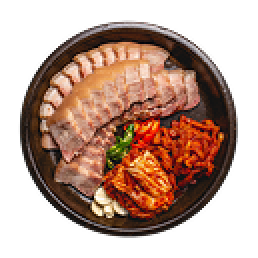
#> input picture assets/images/Jangchungdong.png, 129 x 129 px (shown 2 times larger)
$ python -i remove_category_bg.py   (imports and definitions only)
#> lines starting #> are read from the running program, lines starting #| are printed output that depends on the picture; after the words box and inside, x2 and y2 are one past the last pixel; in counts of white or black regions, pixels touching at a corner belong together
#> in process_file, img is the input picture: PIL image 129x129 RGBA; mean R, G, B, A 74.9, 46.3, 33.3, 140.6
"""
Category image background remover
Removes near-white backgrounds from cat_*.png files and saves transparent PNGs.

Tune these values if results look off:
  WHITE_THRESHOLD  – pixels with R,G,B all above this are treated as background (0–255)
  EDGE_FEATHER     – how many edge pixels to soften (0 = hard edge, 2–4 = slight blur)
"""

from pathlib import Path
from PIL import Image
import numpy as np

# ── CONFIG ────────────────────────────────────────────────────────────────────
WHITE_THRESHOLD = 230   # raise to keep more of image, lower to cut more aggressively
EDGE_FEATHER    = 2     # softens jagged borders (pixels)
PADDING         = 8     # transparent margin kept around cropped content (pixels)
# ─────────────────────────────────────────────────────────────────────────────

SRC_DIR  = Path(__file__).parent.parent / "assets" / "images"
DEST_DIR = Path(__file__).parent.parent / "assets" / "images" / "category_transparent"
# [1 line not run here, left out]

def remove_white_bg(img: Image.Image) -> Image.Image:
    rgba = img.convert("RGBA")
    data = np.array(rgba, dtype=np.float32)

    r, g, b, a = data[..., 0], data[..., 1], data[..., 2], data[..., 3]
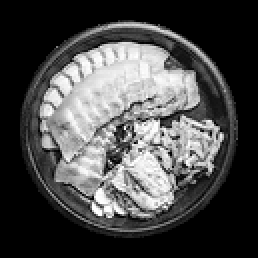
#> r: shape (129, 129) float32 (shown 2 times larger); min 0, max 255, mean 74.9
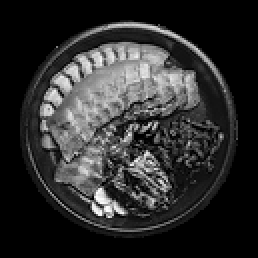
#> g: shape (129, 129) float32 (shown 2 times larger); min 0, max 255, mean 46.3
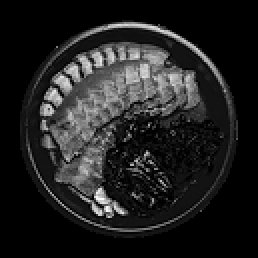
#> b: shape (129, 129) float32 (shown 2 times larger); min 0, max 255, mean 33.3
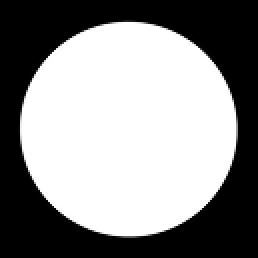
#> a: shape (129, 129) float32 (shown 2 times larger); min 0, max 255, mean 140.6

    # Pixels that look like white/near-white background
    is_bg = (r >= WHITE_THRESHOLD) & (g >= WHITE_THRESHOLD) & (b >= WHITE_THRESHOLD)
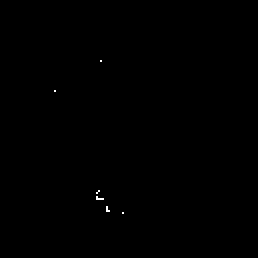
#> is_bg: shape (129, 129) bool (shown 2 times larger); 0.08% white in thin lines or dots, all inside (x1, y1, x2, y2) = (27, 30, 62, 107)

    # Build alpha: bg → 0, content → 255
    new_alpha = np.where(is_bg, 0.0, 255.0)

    if EDGE_FEATHER > 0:
        from PIL import ImageFilter
        alpha_img = Image.fromarray(new_alpha.astype(np.uint8))
        alpha_img = alpha_img.filter(ImageFilter.GaussianBlur(radius=EDGE_FEATHER))
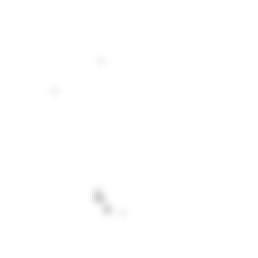
#> alpha_img: PIL image 129x129 L (shown 2 times larger); min 209, max 255, mean 254.8
        new_alpha = np.array(alpha_img, dtype=np.float32)

    data[..., 3] = new_alpha
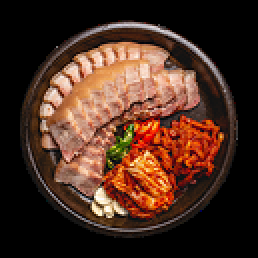
#> data: shape (129, 129, 4) float32 (shown 2 times larger); mean R, G, B, A 74.9, 46.3, 33.3, 254.8; transparent parts drawn white
    return Image.fromarray(data.astype(np.uint8))


def autocrop(img: Image.Image, padding: int = PADDING) -> Image.Image:
#> called with padding = 8
    bbox = img.getbbox()   # returns None if fully transparent
#> bbox = (0, 0, 129, 129)
    if bbox is None:
        return img
    l, t, r, b = bbox
#> l = 0; t = 0; r = 129; b = 129
    w, h = img.size
#> w = 129; h = 129
    l = max(0, l - padding)
    t = max(0, t - padding)
    r = min(w, r + padding)
    b = min(h, b + padding)
    return img.crop((l, t, r, b))


def process_file(src: Path) -> tuple[bool, str]:
    try:
        img = Image.open(src)
        result = remove_white_bg(img)
        result = autocrop(result)

        # Warn if the output is almost fully transparent (likely a bad input)
        arr = np.array(result)
        opaque_ratio = (arr[..., 3] > 128).sum() / max(arr[..., 3].size, 1)
#> opaque_ratio = 1
        warning = ""
        if opaque_ratio < 0.05:
            warning = f"  ⚠  only {opaque_ratio*100:.1f}% opaque — check WHITE_THRESHOLD"

        dest_name = src.stem + "_transparent.png"
        dest_path = DEST_DIR / dest_name
        result.save(dest_path, "PNG")
        return True, warning
    except Exception as e:
        return False, str(e)


def main():
    targets = sorted(SRC_DIR.glob("cat_*.png"))
    if not targets:
        print("No cat_*.png files found in", SRC_DIR)
        return

    ok, warn, fail = [], [], []
    for src in targets:
        success, msg = process_file(src)
        dest = DEST_DIR / (src.stem + "_transparent.png")
        if success:
            if msg:
                warn.append((src.name, msg))
                print(f"  [WARN] {src.name}{msg}")
            else:
                ok.append(src.name)
                print(f"  [OK]   {src.name}  →  {dest.name}")
        else:
            fail.append((src.name, msg))
            print(f"  [FAIL] {src.name}: {msg}")

    print()
    print(f"Done: {len(ok)} ok, {len(warn)} warnings, {len(fail)} failed")
    print(f"Output: {DEST_DIR}")

    if warn:
        print("\nImages that may need manual review (nearly fully transparent):")
        for name, msg in warn:
            print(f"  • {name}{msg}")

    if fail:
        print("\nFailed files:")
        for name, msg in fail:
            print(f"  • {name}: {msg}")


# [2 lines not run here, left out]

>>> result = process_file('../assets/images/Jangchungdong.png')

$ run again, on assets/images/landmarks/bukchon_hanok_village.jpg
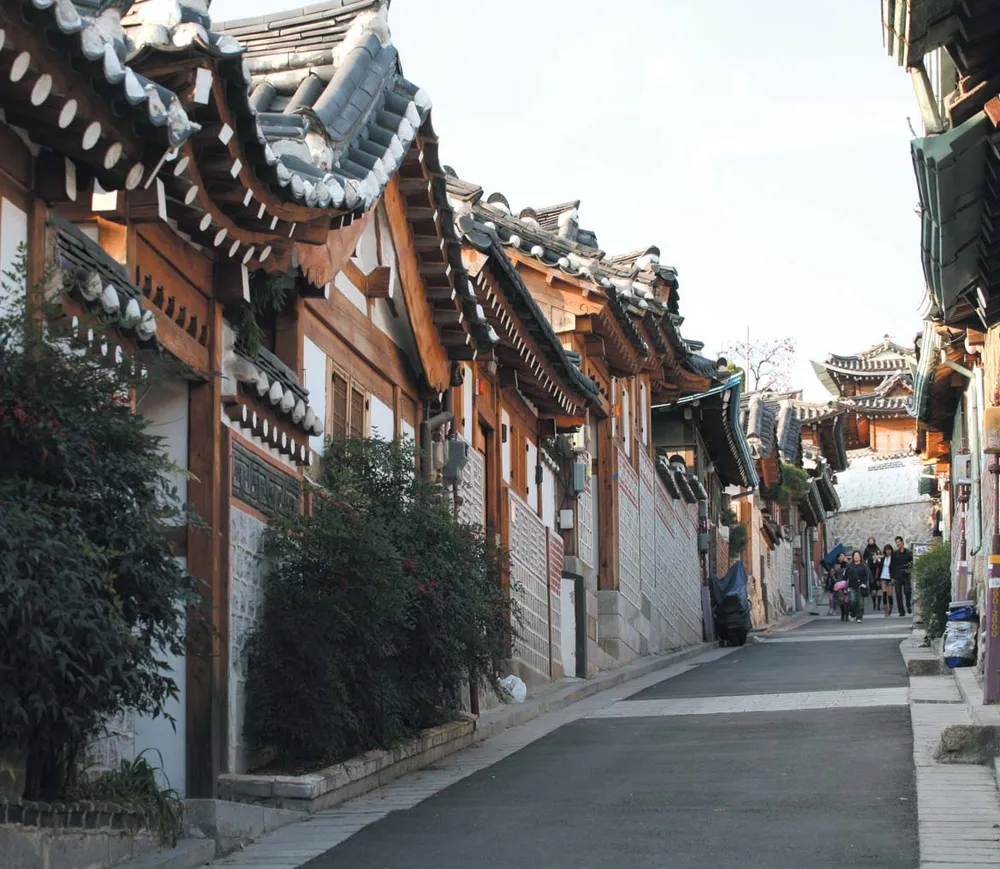
#> input picture assets/images/landmarks/bukchon_hanok_village.jpg, 1000 x 869 px
#> in process_file, img is the input picture: PIL image 1000x869 RGB; mean R, G, B 117.9, 117.6, 116.2
#> a: shape (869, 1000) float32; every value is 255
#> in remove_white_bg, `is_bg = (r >= WHITE_THRESHOLD) & (g >= WHITE_THRESHOLD) & (b >= WHITE_..`:
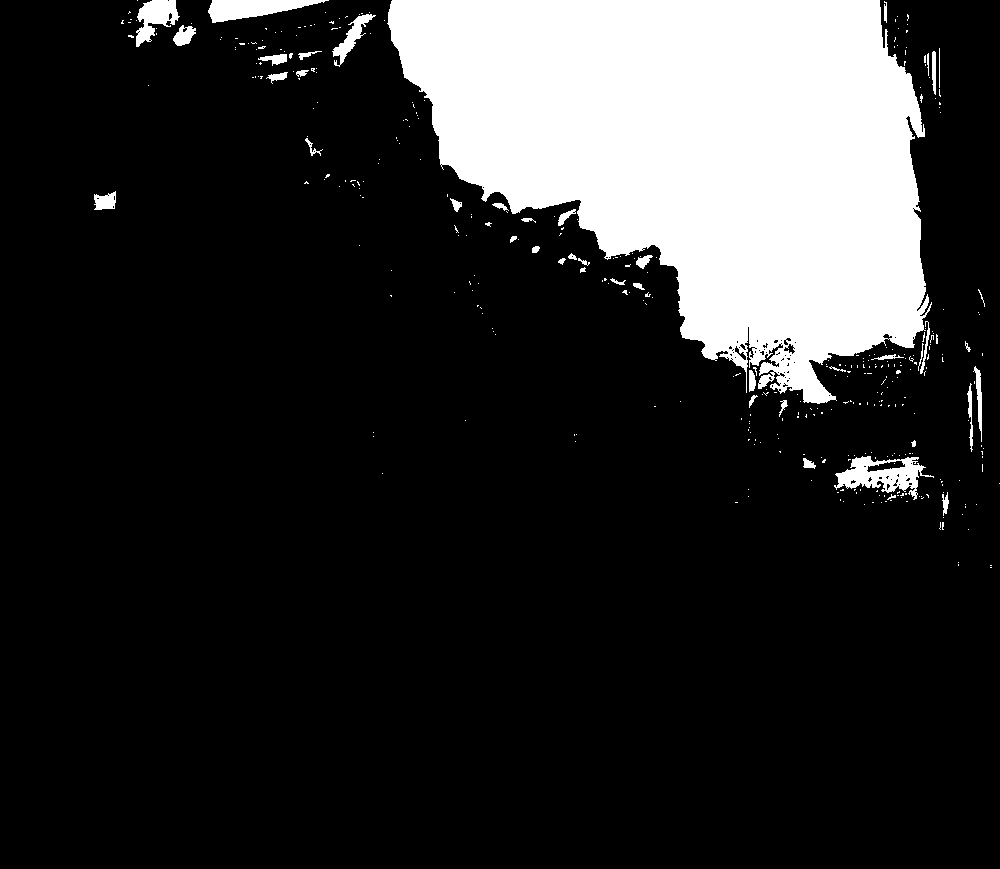
#> is_bg: shape (869, 1000) bool; 17.3% white; 383 white regions (339 under 20 px), largest, box (x1, y1, x2, y2) and area: (387, 0, 932, 404) 140515, (834, 456, 934, 500) 1961, (208, 0, 329, 23) 1575
#> in remove_white_bg, `alpha_img = alpha_img.filter(ImageFilter.GaussianBlur(radius=EDGE_FEAT..`:
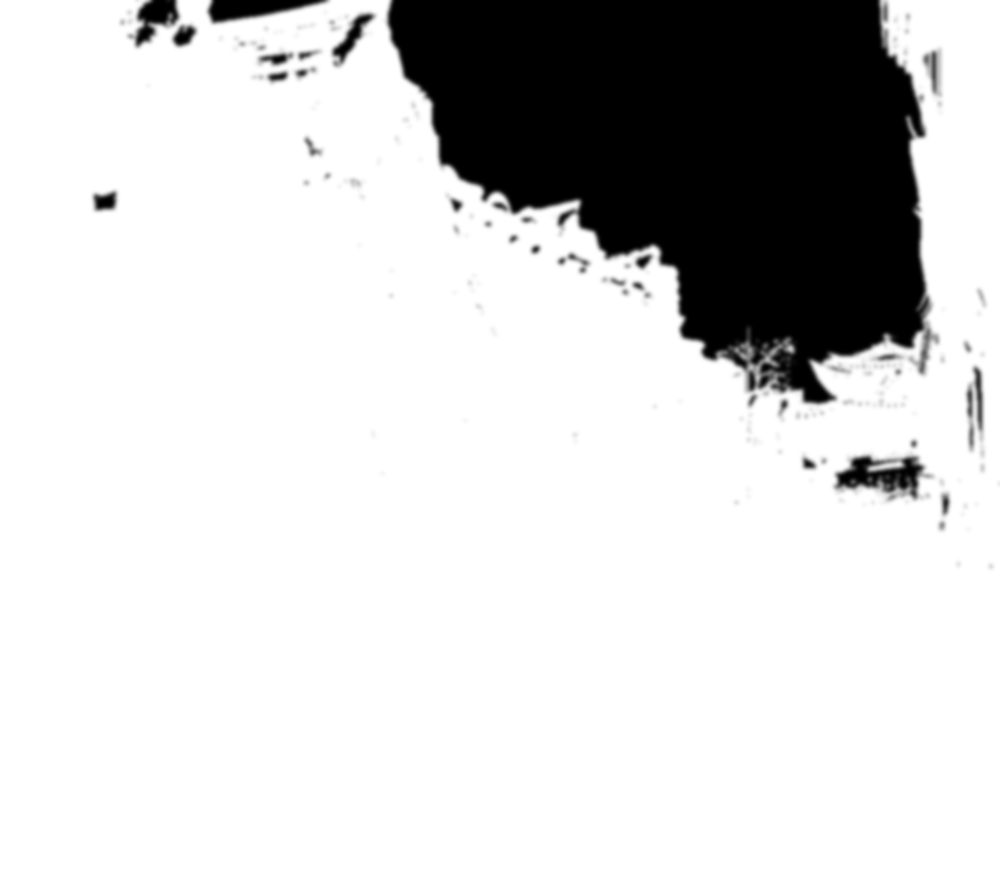
#> alpha_img: PIL image 1000x869 L; min 0, max 255, mean 210.9
#> bbox = (0, 0, 1000, 869)
#> in autocrop, `l, t, r, b = bbox`: l = 0; r = 1000; b = 869
#> opaque_ratio = 0.829
